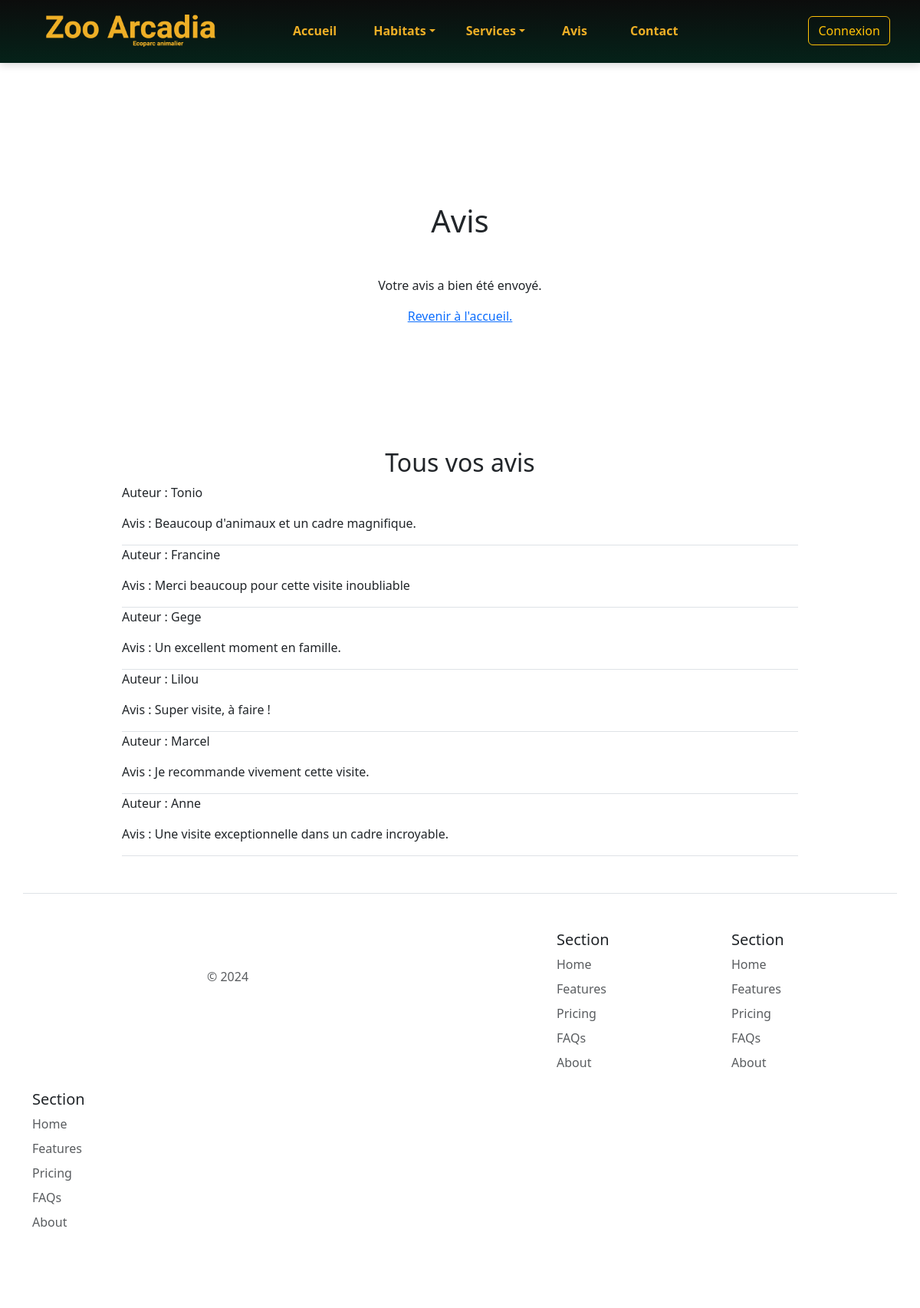
Page /avis_envoye.php on the committed database.
### tables this page shows
CREATE TABLE `avis_visiteurs` (
  `id` int(255) UNSIGNED NOT NULL,
  `email` varchar(255) NOT NULL,
  `auteur` varchar(255) NOT NULL,
  `avis` text NOT NULL
);

### assets/lib/avis-visiteurs.php (called while the page is built, shortened)
<?php
function getReviews(PDO $pdo): array
{
    $query = $pdo->prepare("SELECT * FROM avis_visiteurs ORDER BY id DESC");
    $query->execute();
    return $query->fetchAll(PDO::FETCH_ASSOC);
}

### avis_envoye.php (the view, shortened to what this page needs)
<<!DOCTYPE html>
    <html lang="en">
    <head>
        <link rel="stylesheet" href="./node_modules/bootstrap/dist/css/bootstrap.min.css">
        <link rel="stylesheet" href="./assets/css/style.css">
    </head>
    <body>
        <header class="d-flex justify-content-center">
            <nav class=" navbar fixed-top d-flex justify-content-center pt-5 mt-2">
                <?php require_once __DIR__ . "/assets/templates/navbar.php"; ?>
            </nav>
        </header>
        <main>
            <?php
            require_once __DIR__ . "/assets/lib/pdo.php";
            require_once __DIR__ . "/assets/lib/avis-visiteurs.php";
            ?>
            <div class="container mt-5 pt-5">
                <div class="text-center my-5 py-5">
                    <h1 id="sent" class="my-5">Avis</h1>
                    <p>Votre avis a bien été envoyé.</p>
                    <p><a href="index.php">Revenir à l'accueil.<a></p>
                </div>
                <div class="container col-10">
                    <div class="container mt-5 pt-5">
                        <div>
                            <div>
                                <h2 class="text-center">Tous vos avis</h2>
                            </div>
                            <div>
                                <?php
                            $reviews = getReviews($pdo); ?>
                                <?php
                                foreach ($reviews as $review) { ?>
                                    <p>Auteur : <?= $review['auteur'] ?></p>
                                    <p>Avis : <?= $review['avis'] ?></p>
                                    <div class="border-bottom"></div>
                                <?php
                                }
                                ?>
                            </div>
                        </div>
                    </div>
        </main>
        <footer>
            <div class="container">
                <footer class="row row-cols-1 row-cols-sm-2 row-cols-md-5 py-5 my-5 border-top">
                    <div class="col mb-3">
                        <a href="/" class="d-flex align-items-center mb-3 link-body-emphasis text-decoration-none">
                            <svg class="bi me-2" width="40" height="32">
                                <use xlink:href="#bootstrap"></use>
                            </svg>
                        </a>
                        <p class="text-body-secondary">© 2024</p>
                    </div>
                    <div class="col mb-3">
                    </div>
                    <div class="col mb-3">
                        <h5>Section</h5>
                        <ul class="nav flex-column">
                            <li class="nav-item mb-2"><a href="#" class="nav-link p-0 text-body-secondary">Home</a></li>
                            <li class="nav-item mb-2"><a href="#" class="nav-link p-0 text-body-secondary">Features</a></li>
                            <li class="nav-item mb-2"><a href="#" class="nav-link p-0 text-body-secondary">Pricing</a></li>
                            <li class="nav-item mb-2"><a href="#" class="nav-link p-0 text-body-secondary">FAQs</a></li>
                            <li class="nav-item mb-2"><a href="#" class="nav-link p-0 text-body-secondary">About</a></li>
                        </ul>
                    </div>
                    <div class="col mb-3">
                        <h5>Section</h5>
                        <ul class="nav flex-column">
                            <li class="nav-item mb-2"><a href="#" class="nav-link p-0 text-body-secondary">Home</a></li>
                            <li class="nav-item mb-2"><a href="#" class="nav-link p-0 text-body-secondary">Features</a></li>
                            <li class="nav-item mb-2"><a href="#" class="nav-link p-0 text-body-secondary">Pricing</a></li>
                            <li class="nav-item mb-2"><a href="#" class="nav-link p-0 text-body-secondary">FAQs</a></li>
                            <li class="nav-item mb-2"><a href="#" class="nav-link p-0 text-body-secondary">About</a></li>
                        </ul>
                    </div>
                    <div class="col mb-3">
                        <h5>Section</h5>
                        <ul class="nav flex-column">
                            <li class="nav-item mb-2"><a href="#" class="nav-link p-0 text-body-secondary">Home</a></li>
                            <li class="nav-item mb-2"><a href="#" class="nav-link p-0 text-body-secondary">Features</a></li>
                            <li class="nav-item mb-2"><a href="#" class="nav-link p-0 text-body-secondary">Pricing</a></li>
                            <li class="nav-item mb-2"><a href="#" class="nav-link p-0 text-body-secondary">FAQs</a></li>
                            <li class="nav-item mb-2"><a href="#" class="nav-link p-0 text-body-secondary">About</a></li>
                        </ul>
                    </div>
                </footer>
            </div>
        </footer>
    </body>
    </html>

### assets/templates/navbar.php (shortened to what this page needs)
<nav class="navbar navbar-expand-md fixed-top d-flex justify-content-center pt-5 mt-1">
    <div class="d-flex flex-wrap py-3 mb-4 position-absolute custom_nav custom_nav--scrolled container-fluid">
        <div class="col-md-3 mb-2 ms-5 mb-md-0 logo">
            <a class=" link-body-emphasis text-decoration-none" href="/">
                <img src="../../assets/img/logo.png" class="w-75 navbar-brand fixed-width"> </a>
        </div>
        <div class="collapse navbar-collapse" id="navbarSupportedContent">
            <ul class="nav col-12 col-md-auto mb-2 justify-content-center mb-md-0 me-5">
                <li><a href="index.php" class="nav-element px-2">Accueil</a></li>
                <li class="nav-item dropdown"><a class="nav-element dropdown-toggle" href="habitats.php" role="button" data-bs-toggle="dropdown" aria-expanded="false">Habitats</a>
                <li class="nav-item dropdown"><a class="nav-element dropdown-toggle" href="habitats.php" role="button" data-bs-toggle="dropdown" aria-expanded="false">Services</a>
                <li><a href="avis.php" class="nav-element px-2">Avis</a></li>
                <li><a href="contact.php" class="nav-element px-2">Contact</a></li>
            </ul>
            <div class="col-md-3 text-end">
                <a href="login.php"> <button type="button" class="btn btn-outline-warning me-2">Connexion</button></a>
            </div>
        </div>
</nav>

### assets/css/style.css (style rules this page uses)
:root, [data-bs-theme=light] { --bs-blue: #0d6efd; --bs-indigo: #6610f2; --bs-purple: #6f42c1; --bs-pink: #d63384; --bs-red: #dc3545; --bs-orange: #fd7e14; --bs-yellow: #ffc107; --bs-green: #198754; --bs-teal: #20c997; --bs-cyan: #0dcaf0; --bs-black: #000; --bs-white: #fff; --bs-gray: #6c757d; --bs-gray-dark: #343a40; --bs-gray-100: #f8f9fa; --bs-gray-200: #e9ecef; --bs-gray-300: #dee2e6; --bs-gray-400: #ced4da; --bs-gray-500: #adb5bd; --bs-gray-600: #6c757d; --bs-gray-700: #495057; --bs-gray-800: #343a40; --bs-gray-900: #212529; --bs-primary: #0d6efd; --bs-secondary: #6c757d; --bs-success: #198754; --bs-info: #0dcaf0; --bs-warning: #ffc107; --bs-danger: #dc3545; --bs-light: #f8f9fa; --bs-dark: #212529; --bs-primary-rgb: 13, 110, 253; --bs-secondary-rgb: 108, 117, 125; --bs-success-rgb: 25, 135, 84; --bs-info-rgb: 13, 202, 240; --bs-warning-rgb: 255, 193, 7; --bs-danger-rgb: 220, 53, 69; --bs-light-rgb: 248, 249, 250; --bs-dark-rgb: 33, 37, 41; --bs-primary-text-emphasis: #052c65; --bs-secondary-text-emphasis: #2b2f32; --bs-success-text-emphasis: #0a3622; --bs-info-text-emphasis: #055160; --bs-warning-text-emphasis: #664d03; --bs-danger-text-emphasis: #58151c; --bs-light-text-emphasis: #495057; --bs-dark-text-emphasis: #495057; --bs-primary-bg-subtle: #cfe2ff; --bs-secondary-bg-subtle: #e2e3e5; --bs-success-bg-subtle: #d1e7dd; --bs-info-bg-subtle: #cff4fc; --bs-warning-bg-subtle: #fff3cd; --bs-danger-bg-subtle: #f8d7da; --bs-light-bg-subtle: #fcfcfd; --bs-dark-bg-subtle: #ced4da; --bs-primary-border-subtle: #9ec5fe; --bs-secondary-border-subtle: #c4c8cb; --bs-success-border-subtle: #a3cfbb; --bs-info-border-subtle: #9eeaf9; --bs-warning-border-subtle: #ffe69c; --bs-danger-border-subtle: #f1aeb5; --bs-light-border-subtle: #e9ecef; --bs-dark-border-subtle: #adb5bd; --bs-white-rgb: 255, 255, 255; --bs-black-rgb: 0, 0, 0; --bs-font-sans-serif: system-ui, -apple-system, "Segoe UI", Roboto, "Helvetica Neue", "Noto Sans", "Liberation Sans", Arial, sans-serif, "Apple Color Emoji", "Segoe UI Emoji", "Segoe UI Symbol", "Noto Color Emoji"; --bs-font-monospace: SFMono-Regular, Menlo, Monaco, Consolas, "Liberation Mono", "Courier New", monospace; --bs-gradient: linear-gradient(180deg, rgba(255, 255, 255, 0.15), rgba(255, 255, 255, 0)); --bs-body-font-family: var(--bs-font-sans-serif); --bs-body-font-size: 1rem; --bs-body-font-weight: 400; --bs-body-line-height: 1.5; --bs-body-color: #212529; --bs-body-color-rgb: 33, 37, 41; --bs-body-bg: #fff; --bs-body-bg-rgb: 255, 255, 255; --bs-emphasis-color: #000; --bs-emphasis-color-rgb: 0, 0, 0; --bs-secondary-color: rgba(33, 37, 41, 0.75); --bs-secondary-color-rgb: 33, 37, 41; --bs-secondary-bg: #e9ecef; --bs-secondary-bg-rgb: 233, 236, 239; --bs-tertiary-color: rgba(33, 37, 41, 0.5); --bs-tertiary-color-rgb: 33, 37, 41; --bs-tertiary-bg: #f8f9fa; --bs-tertiary-bg-rgb: 248, 249, 250; --bs-heading-color: inherit; --bs-link-color: #0d6efd; --bs-link-color-rgb: 13, 110, 253; --bs-link-decoration: underline; --bs-link-hover-color: #0a58ca; --bs-link-hover-color-rgb: 10, 88, 202; --bs-code-color: #d63384; --bs-highlight-color: #212529; --bs-highlight-bg: #fff3cd; --bs-border-width: 1px; --bs-border-style: solid; --bs-border-color: #dee2e6; --bs-border-color-translucent: rgba(0, 0, 0, 0.175); --bs-border-radius: 0.375rem; --bs-border-radius-sm: 0.25rem; --bs-border-radius-lg: 0.5rem; --bs-border-radius-xl: 1rem; --bs-border-radius-xxl: 2rem; --bs-border-radius-2xl: var(--bs-border-radius-xxl); --bs-border-radius-pill: 50rem; --bs-box-shadow: 0 0.5rem 1rem rgba(0, 0, 0, 0.15); --bs-box-shadow-sm: 0 0.125rem 0.25rem rgba(0, 0, 0, 0.075); --bs-box-shadow-lg: 0 1rem 3rem rgba(0, 0, 0, 0.175); --bs-box-shadow-inset: inset 0 1px 2px rgba(0, 0, 0, 0.075); --bs-focus-ring-width: 0.25rem; --bs-focus-ring-opacity: 0.25; --bs-focus-ring-color: rgba(13, 110, 253, 0.25); --bs-form-valid-color: #198754; --bs-form-valid-border-color: #198754; --bs-form-invalid-color: #dc3545; --bs-form-invalid-border-color: #dc3545; }
.nav-element, .footer_element--link { text-decoration: none; font-weight: 600; color: #eeaf26; margin: 4px 20px; }
.custom_nav { background: linear-gradient(#0c0c0c, rgba(250, 250, 251, 0)); padding-bottom: 256px; }
.custom_nav--scrolled { background-color: #052219; box-shadow: 0 3px 10px rgba(0, 0, 0, 0.15); padding-bottom: 32px; }

### rows in the picture
avis_visiteurs: auteur "Tonio", avis "Beaucoup d'animaux et un cadre magnifique."
avis_visiteurs: auteur "Francine", avis "Merci beaucoup pour cette visite inoubliable"
avis_visiteurs: auteur "Gege", avis "Un excellent moment en famille."
avis_visiteurs: auteur "Lilou", avis "Super visite, à faire !"
avis_visiteurs: auteur "Marcel", avis "Je recommande vivement cette visite."
avis_visiteurs: auteur "Anne", avis "Une visite exceptionnelle dans un cadre incroyable."
